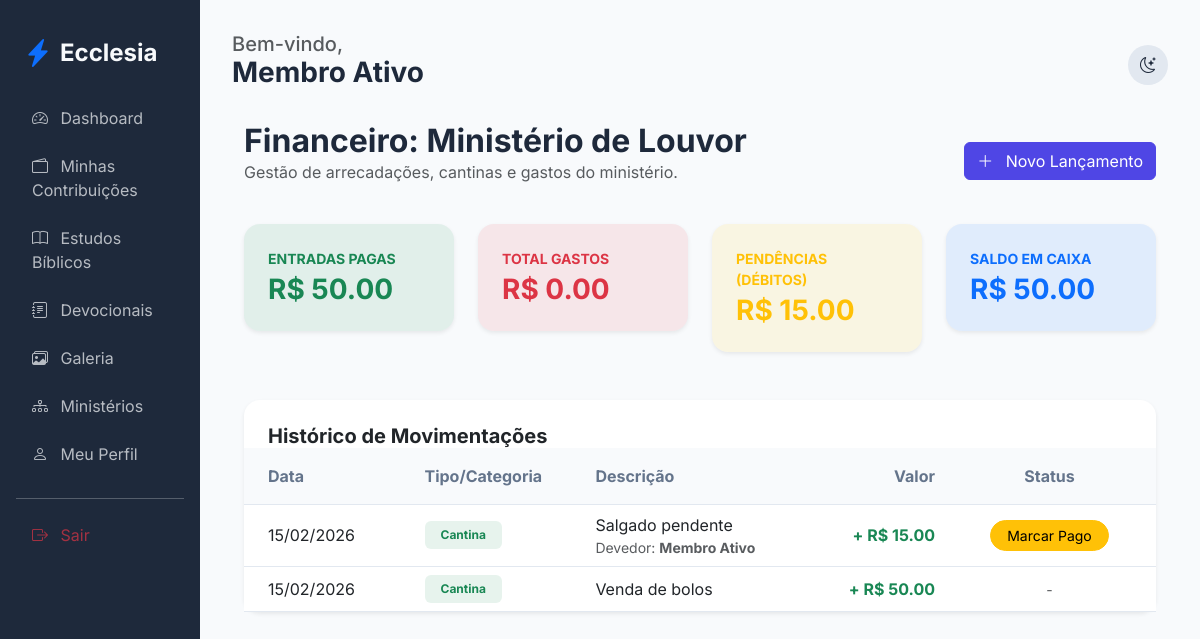
The app's page /finance/ministry/1 (signed in) with its own data.
### app/core/models.py (models this page shows, shortened)
class User(db.Model, UserMixin):
    id = db.Column(db.Integer, primary_key=True)
    name = db.Column(db.String(100), nullable=False)
    email = db.Column(db.String(120), unique=True, nullable=False)
    password_hash = db.Column(db.String(128))
    birth_date = db.Column(db.Date)
    gender = db.Column(db.String(20))
    documents = db.Column(db.String(200)) # Flexível para diferentes países
    address = db.Column(db.Text)
    phone = db.Column(db.String(50))
    profile_photo = db.Column(db.String(255), nullable=True)
    status = db.Column(db.String(20), default='pending') # pending, active, rejected
    is_ministry_leader = db.Column(db.Boolean, default=False)
    church_id = db.Column(db.Integer, db.ForeignKey('church.id'))
    family_id = db.Column(db.Integer, db.ForeignKey('family.id'), nullable=True)
    church_role_id = db.Column(db.Integer, db.ForeignKey('church_role.id'), nullable=True)
    ministries = db.relationship('Ministry', secondary=member_ministries, backref=db.backref('members', lazy='dynamic'))
    can_manage_ministries = db.Column(db.Boolean, default=False)
    can_manage_media = db.Column(db.Boolean, default=False)
    can_publish_devotionals = db.Column(db.Boolean, default=False)
    can_approve_members = db.Column(db.Boolean, default=False)
    can_manage_finance = db.Column(db.Boolean, default=False)
    can_manage_kids = db.Column(db.Boolean, default=False)
    can_manage_events = db.Column(db.Boolean, default=False)

class Ministry(db.Model):
    id = db.Column(db.Integer, primary_key=True)
    name = db.Column(db.String(100), nullable=False)
    description = db.Column(db.Text)
    church_id = db.Column(db.Integer, db.ForeignKey('church.id'))
    leader_id = db.Column(db.Integer, db.ForeignKey('user.id'), nullable=True)
    events = db.relationship('Event', backref='ministry', lazy=True)
    leader = db.relationship('User', foreign_keys=[leader_id])
    transactions = db.relationship('MinistryTransaction', backref='ministry', lazy=True)

class Church(db.Model):
    id = db.Column(db.Integer, primary_key=True)
    name = db.Column(db.String(100), nullable=False)
    address = db.Column(db.String(200))
    city = db.Column(db.String(100))
    country = db.Column(db.String(100))
    currency_symbol = db.Column(db.String(5), default='R$')
    is_main = db.Column(db.Boolean, default=False)
    created_at = db.Column(db.DateTime, default=datetime.utcnow)
    members = db.relationship('User', backref='church', lazy=True)
    ministries = db.relationship('Ministry', backref='church', lazy=True)
    assets = db.relationship('Asset', backref='church', lazy=True)
    roles = db.relationship('ChurchRole', backref='church', lazy=True, cascade="all, delete-orphan")

class MinistryTransaction(db.Model):
    id = db.Column(db.Integer, primary_key=True)
    ministry_id = db.Column(db.Integer, db.ForeignKey('ministry.id'), nullable=False)
    type = db.Column(db.String(10)) # income, expense
    category = db.Column(db.String(50)) # Cantina, Evento, Doação, etc.
    amount = db.Column(db.Float, nullable=False)
    date = db.Column(db.DateTime, default=datetime.utcnow)
    description = db.Column(db.Text)
    is_debt = db.Column(db.Boolean, default=False) # "Põe na conta"
    debtor_id = db.Column(db.Integer, db.ForeignKey('user.id'), nullable=True)
    is_paid = db.Column(db.Boolean, default=True) # Se for débito, marca se já foi pago
    debtor = db.relationship('User', backref='debts')

### app/modules/finance/routes.py (the view)
@finance_bp.route('/ministry/<int:ministry_id>')
@login_required
def ministry_finance(ministry_id):
    ministry = Ministry.query.get_or_404(ministry_id)
    is_leader = ministry.leader_id == current_user.id
    if not (is_leader or can_manage_finance()):
        flash('Acesso negado.', 'danger')
        return redirect(url_for('members.dashboard'))
    transactions = MinistryTransaction.query.filter_by(ministry_id=ministry_id).order_by(MinistryTransaction.date.desc()).all()
    income = sum(t.amount for t in transactions if t.type == 'income' and t.is_paid)
    expense = sum(t.amount for t in transactions if t.type == 'expense')
    debts = sum(t.amount for t in transactions if t.is_debt and not t.is_paid)
    stats = {
        'income': income,
        'expense': expense,
        'balance': income - expense,
        'pending_debts': debts
    }
    return render_template('finance/ministry_finance.html', ministry=ministry, transactions=transactions, stats=stats)

### app/templates/finance/ministry_finance.html (shortened to what this page needs)
{% extends "base.html" %}
{% block content %}
<div class="container-fluid">
    <div class="d-flex justify-content-between align-items-center mb-4">
        <div>
            <h2 class="fw-bold mb-0">Financeiro: {{ ministry.name }}</h2>
            <p class="text-muted">Gestão de arrecadações, cantinas e gastos do ministério.</p>
        </div>
        <a href="{{ url_for('finance.add_ministry_transaction', ministry_id=ministry.id) }}" class="btn btn-primary">
            <i class="bi bi-plus-lg me-2"></i> Novo Lançamento
        </a>
    </div>
    <div class="row g-4 mb-5">
        <div class="col-md-3">
            <div class="card border-0 shadow-sm bg-success bg-opacity-10">
                <div class="card-body p-4">
                    <p class="text-success small fw-bold mb-1">ENTRADAS PAGAS</p>
                    <h3 class="fw-bold text-success mb-0">{{ ministry.church.currency_symbol if ministry.church else 'R$' }} {{ "%.2f"|format(stats.income) }}</h3>
                </div>
            </div>
        </div>
        <div class="col-md-3">
            <div class="card border-0 shadow-sm bg-danger bg-opacity-10">
                <div class="card-body p-4">
                    <p class="text-danger small fw-bold mb-1">TOTAL GASTOS</p>
                    <h3 class="fw-bold text-danger mb-0">{{ ministry.church.currency_symbol if ministry.church else 'R$' }} {{ "%.2f"|format(stats.expense) }}</h3>
                </div>
            </div>
        </div>
        <div class="col-md-3">
            <div class="card border-0 shadow-sm bg-warning bg-opacity-10">
                <div class="card-body p-4">
                    <p class="text-warning small fw-bold mb-1">PENDÊNCIAS (DÉBITOS)</p>
                    <h3 class="fw-bold text-warning mb-0">{{ ministry.church.currency_symbol if ministry.church else 'R$' }} {{ "%.2f"|format(stats.pending_debts) }}</h3>
                </div>
            </div>
        </div>
        <div class="col-md-3">
            <div class="card border-0 shadow-sm bg-primary bg-opacity-10">
                <div class="card-body p-4">
                    <p class="text-primary small fw-bold mb-1">SALDO EM CAIXA</p>
                    <h3 class="fw-bold text-primary mb-0">{{ ministry.church.currency_symbol if ministry.church else 'R$' }} {{ "%.2f"|format(stats.balance) }}</h3>
                </div>
            </div>
        </div>
    </div>
    <div class="card border-0 shadow-sm">
        <div class="card-header bg-transparent border-0 p-4 pb-0">
            <h5 class="fw-bold mb-0">Histórico de Movimentações</h5>
        </div>
        <div class="card-body p-0">
            <div class="table-responsive">
                <table class="table table-hover align-middle mb-0">
                    <thead class="bg-light">
                        <tr>
                            <th class="px-4 py-3">Data</th>
                            <th class="py-3">Tipo/Categoria</th>
                            <th class="py-3">Descrição</th>
                            <th class="py-3 text-end">Valor</th>
                            <th class="px-4 py-3 text-center">Status</th>
                        </tr>
                    </thead>
                    <tbody>
                        {% for tx in transactions %}
                        <tr>
                            <td class="px-4">{{ tx.date.strftime('%d/%m/%Y') }}</td>
                            <td>
                                <span class="badge bg-{{ 'success' if tx.type == 'income' else 'danger' }} bg-opacity-10 text-{{ 'success' if tx.type == 'income' else 'danger' }} px-3 py-2">
                                    {{ tx.category }}
                                </span>
                            </td>
                            <td>
                                {{ tx.description or '-' }}
                                {% if tx.is_debt %}
                                <div class="small text-muted">Devedor: <strong>{{ tx.debtor.name }}</strong></div>
                                {% endif %}
                            </td>
                            <td class="text-end fw-bold {{ 'text-success' if tx.type == 'income' else 'text-danger' }}">
                                {{ '+' if tx.type == 'income' else '-' }} {{ ministry.church.currency_symbol if ministry.church else 'R$' }} {{ "%.2f"|format(tx.amount) }}
                            </td>
                            <td class="px-4 text-center">
                                {% if tx.is_debt and not tx.is_paid %}
                                <a href="{{ url_for('finance.pay_debt', tx_id=tx.id) }}" class="btn btn-sm btn-warning rounded-pill px-3">
                                    Marcar Pago
                                </a>
                                {% elif tx.is_debt and tx.is_paid %}
                                <span class="badge bg-success rounded-pill px-3">Pago</span>
                                {% else %}
                                <span class="text-muted small">-</span>
                                {% endif %}
                            </td>
                        </tr>
                        {% endfor %}
                    </tbody>
                </table>
            </div>
        </div>
    </div>
</div>
{% endblock %}

### app/templates/base.html (shortened to what this page needs)
<!DOCTYPE html>
<html lang="pt-BR">
<head>
    <link href="https://cdn.jsdelivr.net/npm/bootstrap@5.3.0/dist/css/bootstrap.min.css" rel="stylesheet">
    <link href="https://cdn.jsdelivr.net/npm/bootstrap-icons@1.10.0/font/bootstrap-icons.css" rel="stylesheet">
    <link rel="stylesheet" href="{{ url_for('static', filename='css/premium.css') }}">
</head>
<body>
    <div class="container-fluid">
        <div class="row">
            {% if current_user.is_authenticated %}
            <div class="col-md-3 col-lg-2 sidebar d-none d-md-block">
                <div class="d-flex align-items-center mb-4 px-2">
                    <i class="bi bi-lightning-charge-fill text-primary fs-3 me-2"></i>
                    <h4 class="mb-0 fw-bold">Ecclesia</h4>
                </div>
                <nav class="nav flex-column">
                    <a class="nav-link {{ 'active' if request.endpoint == 'members.dashboard' }}" href="{{ url_for('members.dashboard') }}">
                        <i class="bi bi-speedometer2 me-2"></i> Dashboard
                    </a>
                    <a class="nav-link {{ 'active' if request.endpoint == 'finance.member_finance' }}" href="{{ url_for('finance.member_finance') }}">
                        <i class="bi bi-wallet2 me-2"></i> Minhas Contribuições
                    </a>
                    <a class="nav-link {{ 'active' if request.endpoint == 'edification.studies' }}" href="{{ url_for('edification.studies') }}">
                        <i class="bi bi-book me-2"></i> Estudos Bíblicos
                    </a>
                    <a class="nav-link {{ 'active' if request.endpoint == 'edification.devotionals' }}" href="{{ url_for('edification.devotionals') }}">
                        <i class="bi bi-journal-text me-2"></i> Devocionais
                    </a>
                    <a class="nav-link {{ 'active' if 'gallery' in request.endpoint }}" href="{{ url_for('edification.gallery') }}">
                        <i class="bi bi-images me-2"></i> Galeria
                    </a>
                    <a class="nav-link {{ 'active' if 'ministries' in request.endpoint }}" href="{{ url_for('members.list_ministries') }}">
                        <i class="bi bi-diagram-3 me-2"></i> Ministérios
                    </a>
                    <a class="nav-link" href="{{ url_for('members.profile') }}">
                        <i class="bi bi-person me-2"></i> Meu Perfil
                    </a>
                    <hr class="my-3 opacity-25">
                    <a class="nav-link text-danger" href="{{ url_for('auth.logout') }}">
                        <i class="bi bi-box-arrow-right me-2"></i> Sair
                    </a>
                </nav>
            </div>
            {% endif %}
            <div class="col-md-9 col-lg-10 main-content {{ 'mx-auto' if not current_user.is_authenticated }}">
                <header class="d-flex justify-content-between align-items-center mb-4">
                    <div>
                        {% if current_user.is_authenticated %}
                        <h5 class="text-muted mb-0">Bem-vindo,</h5>
                        <h3 class="fw-bold">{{ current_user.name }}</h3>
                        {% endif %}
                    </div>
                    <div class="d-flex align-items-center gap-3">
                        <div class="theme-toggle" onclick="toggleTheme()">
                            <i class="bi bi-moon-stars" id="theme-icon"></i>
                        </div>
                    </div>
                </header>
                {% block content %}{% endblock %}
            </div>
        </div>
    </div>
</body>
</html>

### app/static/css/premium.css (style rules this page uses)
:root { --primary: #4f46e5; --primary-hover: #4338ca; --secondary: #64748b; --success: #10b981; --danger: #ef4444; --warning: #f59e0b; --info: #06b6d4; --bg-main: #f8fafc; --bg-card: #ffffff; --text-main: #1e293b; --text-muted: #64748b; --border: #e2e8f0; --sidebar-bg: #1e293b; --sidebar-text: #f8fafc; --input-bg: #ffffff; }
body { font-family: 'Inter', sans-serif; background-color: var(--bg-main); color: var(--text-main); transition: all 0.3s ease; }
.sidebar { background-color: var(--sidebar-bg); color: var(--sidebar-text); min-height: 100vh; padding: 2rem 1rem; }
.nav-link { color: var(--sidebar-text); opacity: 0.7; transition: all 0.2s; border-radius: 0.5rem; margin-bottom: 0.5rem; }
.main-content { padding: 2rem; }
.card { background-color: var(--bg-card); border: 1px solid var(--border); border-radius: 1rem; box-shadow: 0 4px 6px -1px rgb(0 0 0 / 0.1); transition: transform 0.2s; }
.btn-primary { background-color: var(--primary); border-color: var(--primary); }
.table { color: var(--text-main); }
.table thead th { background-color: var(--bg-main); border-bottom-color: var(--border); color: var(--text-muted); }
.table td { border-bottom-color: var(--border); }
.theme-toggle { cursor: pointer; padding: 0.5rem; border-radius: 50%; background: var(--border); display: flex; align-items: center; justify-content: center; width: 40px; height: 40px; }

### records on screen
User: name "Membro Ativo"
Ministry: name "Ministério de Louvor"
Church: church "R$"
MinistryTransaction: date "15/02/2026", category "Cantina", description "Salgado pendente", debtor.name "Membro Ativo", type "+", amount "15.00"
MinistryTransaction: date "15/02/2026", category "Cantina", description "Venda de bolos", type "+", amount "50.00"

### other values on screen
{{ "%.2f"|format(stats.income) }} "50.00"
{{ "%.2f"|format(stats.expense) }} "0.00"
{{ "%.2f"|format(stats.pending_debts) }} "15.00"
{{ "%.2f"|format(stats.balance) }} "50.00"
